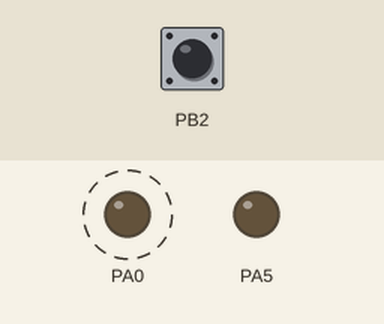
A program run on a simulated ATmega32, built with avr-gcc and emulated at 8 MHz. Parts: output pins drawn as LEDs (lit = HIGH). Dashed ring = blinking. The test bench sets the inputs (shaded band); at power-on: PB2 HIGH.

Above: at 1.2 s.
1.3 s: PB2 pulled LOW for 0.15 s
At 2.9 s:
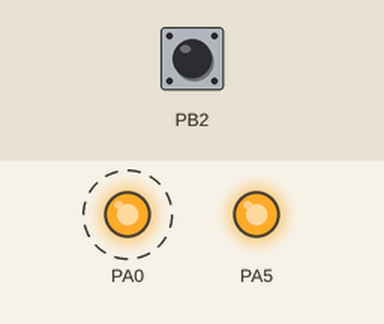
4.4 s: PB2 pulled LOW for 1 s
At 6.7 s:
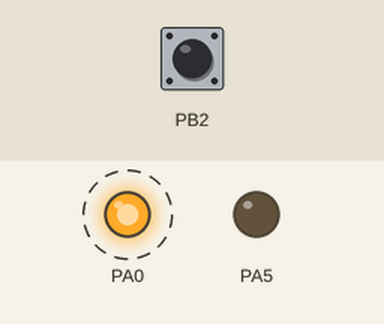
8.4 s: PB2 pulled LOW for 3.2 s
At 14.3 s:
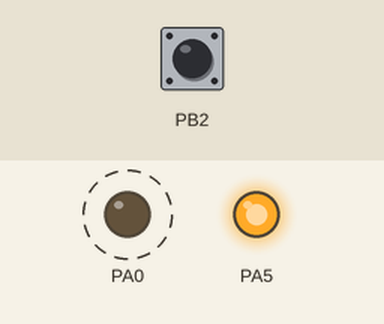
Timing chart, 0 to 20.6 s (numbered marks = the images above; inputs shaded):
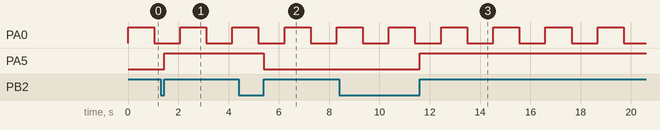

The program:

main.c
```c
/**
 * 1- EXTI0  and Try This App By Use EXTI0
 * @return
 */
#include <stdint.h>
#include <util/delay.h>
#include "../Inc/MCAL/DIO/DIO_Interface.h"
#include "../Inc/MCAL/GIE/GIE_Interface.h"
#include "../Inc/MCAL/EXTI/EXTI_Interface.h"
int main()
{
	/*Lab:
	 * 	Action1 : Led1 Toggel Every 1Sec
	 * 	Action2 : Led2 Toggel when Button Pressed
	 * 	Action1 And Action Must be Working together*/
	/*Action1-> working as Background */
	mDIO_ChangeDirectionForPin(GroupA,Pin0,DIO_Output);
	/*
	 * Action2:
	 * 	1- Led  GroupA ,Pin 5
	 * 	2- Btn  EXTI2*/
	mDIO_ChangeDirectionForPin(GroupA,Pin5,DIO_Output); // for Led 2
	// Btn EXTI2 -> PB2
	mDIO_ChangeDirectionForPin(GroupB,Pin2,DIO_Input);
	mDIO_WriteValueForPin(GroupB,Pin2,DIO_High);
	mEXTI2_Enable(EXTI_Rising);
	mGIE_Enable();
	while(1)
	{
		mDIO_WriteValueForPin(GroupA,Pin0,DIO_High);
		_delay_ms(1000);
		mDIO_WriteValueForPin(GroupA,Pin0,DIO_Low);
		_delay_ms(1000);
	}
	return 0 ;
}

void __vector_3(void) __attribute__((signal)); // ISR For EXTI2 ;
void __vector_3()
{
	static uint8_t Status = 0 ;
	if(Status==0)
	{
		Status=1;
		mDIO_WriteValueForPin(GroupA,Pin5,DIO_High);
	}
	else if (Status==1)
	{
		Status=0;
		mDIO_WriteValueForPin(GroupA,Pin5,DIO_Low);
	}
}

void __vector_1()
{
	// Action
}
void __vector_2()
{
	// Action
}
```

BitMath.h
```c
/*
 * BitMath.h
 *
 *  Created on: Jul 28, 2025
 *      Author: hesham
 */

#ifndef BITMATH_H_
#define BITMATH_H_

#define SetBit(Reg,No)    Reg|=(1<<No)  // Reg= Reg|(1<<No)
#define ClearBit(Reg,No)  Reg&=~(1<<No)
#define GetBit(Reg,No)    ((Reg>>No)&1)


#define NULL    (void *)0
#define NULLChar   '\0'

#endif /* BITMATH_H_ */
```

DIO_Interface.h
```c
/*
 * DIO_Interface.h
 *
 *  Created on: Jul 28, 2025
 *      Author: hesham
 */

#ifndef DIO_INTERFACE_H_
#define DIO_INTERFACE_H_

#include <stdint.h>

#define GroupA   1
#define GroupB   2
#define GroupC   3
#define GroupD   4

#define Pin0       0
#define Pin1       1
#define Pin2       2
#define Pin3       3
#define Pin4       4
#define Pin5       5
#define Pin6       6
#define Pin7       7


#define DIO_Input  0
#define DIO_Output 1

#define DIO_Low    0
#define DIO_High   1

void mDIO_ChangeDirectionForPin(uint8_t GroupName , uint8_t PinNumber , uint8_t DirectionState);
void mDIO_WriteValueForPin(uint8_t GroupName ,  uint8_t PinNumber , uint8_t OutputType);
uint8_t mDIO_ReadValueFromPin(uint8_t  GroupName, uint8_t PinNumber);


void mDIO_ChangeDirectionforGroup(uint8_t GroupName , uint8_t DirecationValue);
void mDIO_WriteValueForGroup(uint8_t GroupName ,  uint8_t OutputValue);
uint8_t mDIO_ReadValueFromGroup(uint8_t  GroupName);


#endif /* DIO_INTERFACE_H_ */
```

EXTI_Interface.h
```c
/*
 * EXTI_Interface.h
 *
 *  Created on: Jul 30, 2025
 *      Author: hesham
 */

#ifndef INC_MCAL_EXTI_EXTI_INTERFACE_H_
#define INC_MCAL_EXTI_EXTI_INTERFACE_H_

/*EXTI_Private.h*/
#define EXTI_LowLevel    0
#define EXTI_AnyChange   1
#define EXTI_Falling     2
#define EXTI_Rising      3
/*EXTI_Private.h -> Name OF SIE For Specific EXTI */
#define EXTI_ISC00       0
#define EXTI_ISC01       1
#define EXTI_ISC10       2
#define EXTI_ISC11       3

#define EXTI_ISC2         6

#define EXTI_INT1        7
#define EXTI_INT0        6
#define EXTI_INT2        5
/**
 * SensControl:
 * 	LowLevel  = 0
 * 	AnyChange = 1
 * 	Falling   = 2
 * 	Rising    = 3
 * 	 Sudo Code for mEXTI0_Enable (uint8_t SensControl)
 * 	 {
 * 	 	1- Check on the SensControl  Option
 * 	 		if SensControl == 0
 * 	 			Bit1  And Bit 0 in MCUCR Register must be zero
 * 	 		if SensControl == 1
 * 	 			Bit 1 in MCUCR Register must be Zero    And
 * 	 			Bit 0  in MCUCR Register must be One
 * 	 		if SensControl == 2
 * 	 			Bit 1 in MCUCR Register must be One    And
 * 	 			Bit 0  in MCUCR Register must be Zero
 * 	 		if SensControl == 3
 * 	 			Bit 1 in MCUCR Register must be One    And
 * 	 			Bit 0  in MCUCR Register must be One
 * 	 	2- Enable the SIE For EXTI0
 * 	 		Bit 6 in GICR Register Must be one
 * 	 }
 * 	 */
void mEXTI0_Enable(uint8_t SensControl);

void mEXTI1_Enable(uint8_t SensControl);
/**
 * SensControl:
 * 	1- Falling  = 2
 * 	2- Rising   = 3
 * 	Sudo Code for mEXTI0_Enable (uint8_t SensControl)
 * 	{
 * 		1- Check on SensControl
 * 			if SensControl == 2
 * 				Bit 6 in MCUCSR Register must be 0
 * 			if SensControl == 3
 * 				Bit 6 in MCUCSR Register must be 1
 * 		2- Enable the SIE For EXTI2
 * 			Bit 5 in GICR Resister  must be One
 * 	}
 */
void mEXTI2_Enable(uint8_t SensControl);
//ISR
void __vector_1(void) __attribute__((signal)); // ISR For EXTI0 ;
void __vector_2(void) __attribute__((signal)); // ISR For EXTI1 ;


#endif /* INC_MCAL_EXTI_EXTI_INTERFACE_H_ */
```

GIE_Interface.h
```c
/*
 * GIE_Interface.h
 *
 *  Created on: Jul 30, 2025
 *      Author: hesham
 */

#ifndef INC_MCAL_GIE_GIE_INTERFACE_H_
#define INC_MCAL_GIE_GIE_INTERFACE_H_

#include "../NTI_Atmega32Register.h"
#define GIE_Bit    7

void mGIE_Enable();
void mGIE_Disable();


#endif /* INC_MCAL_GIE_GIE_INTERFACE_H_ */
```

NTI_Atmega32Register.h
```c
/*
 * NTI_Atmega32Register.h
 *
 *  Created on: Jul 28, 2025
 *      Author: hesham
 */

#ifndef NTI_ATMEGA32REGISTER_H_
#define NTI_ATMEGA32REGISTER_H_
#include <stdint.h>

#define SREG_Reg 					*((volatile uint8_t *)0x5F)
/*EXTI*/
#define MCUCR_Reg 	*((volatile uint8_t *)0x55)
#define MCUCSR_Reg 	*((volatile uint8_t *)0x54)
#define GICR_Reg 	*((volatile uint8_t *)0x5B)
#define GIFR_Reg 	*((volatile uint8_t *)0x5A)


/*Direction DIO*/
#define DDRA_Reg *((volatile uint8_t*)0x3A)
#define DDRB_Reg *((volatile uint8_t*)0x37)
#define DDRC_Reg *((volatile uint8_t*)0x34)
#define DDRD_Reg *((volatile uint8_t*)0x31)

/*Output DIO*/
#define PORTA_Reg *((volatile uint8_t*)0x3B)
#define PORTB_Reg *((volatile uint8_t*)0x38)
#define PORTC_Reg *((volatile uint8_t*)0x35)
#define PORTD_Reg *((volatile uint8_t*)0x32)

/*Input DIO*/
#define PINA_Reg *((volatile uint8_t*)0x39)
#define PINB_Reg *((volatile uint8_t*)0x36)
#define PINC_Reg *((volatile uint8_t*)0x33)
#define PIND_Reg *((volatile uint8_t*)0x30)


//#define SPH_Reg 					*((volatile uint8_t *)0x5E)
//#define SPL_Reg 					*((volatile uint8_t *)0x5D)
//#define _Reg 						*((volatile uint8_t *)0x)
//#define _Reg 						*((volatile uint8_t *)0x)
//#define _Reg 						*((volatile uint8_t *)0x)
//#define _Reg 						*((volatile uint8_t *)0x)

//#define _Reg *((volatile uint8_t *)0x)
//#define OSCCAL_Reg *((volatile uint8_t *)0x51)
//#define OCDR_Reg *((volatile uint8_t *)0x51)
//#define _Reg *((volatile uint8_t *)0x)
//#define _Reg *((volatile uint8_t *)0x)
//#define _Reg *((volatile uint8_t *)0x)
//#define _Reg *((volatile uint8_t *)0x)
//#define _Reg *((volatile uint8_t *)0x)
//#define _Reg *((volatile uint8_t *)0x)
//#define _Reg *((volatile uint8_t *)0x)
//#define _Reg *((volatile uint8_t *)0x)
//#define _Reg *((volatile uint8_t *)0x)
//#define _Reg *((volatile uint8_t *)0x)
//#define _Reg *((volatile uint8_t *)0x)
//#define _Reg *((volatile uint8_t *)0x)
//#define _Reg *((volatile uint8_t *)0x)
//#define _Reg *((volatile uint8_t *)0x)
//#define _Reg *((volatile uint8_t *)0x)
//#define _Reg *((volatile uint8_t *)0x)
//#define _Reg *((volatile uint8_t *)0x)
//#define _Reg *((volatile uint8_t *)0x)
//#define _Reg *((volatile uint8_t *)0x)
//#define _Reg *((volatile uint8_t *)0x)
//#define _Reg *((volatile uint8_t *)0x)
//#define _Reg *((volatile uint8_t *)0x)
//#define _Reg *((volatile uint8_t *)0x)
//#define _Reg *((volatile uint8_t *)0x)
//#define _Reg *((volatile uint8_t *)0x)
//#define _Reg *((volatile uint8_t *)0x)
//#define _Reg *((volatile uint8_t *)0x)
//#define _Reg *((volatile uint8_t *)0x)
//#define _Reg *((volatile uint8_t *)0x)
//#define _Reg *((volatile uint8_t *)0x)
//#define _Reg *((volatile uint8_t *)0x)
//#define _Reg *((volatile uint8_t *)0x)
//
//
//
//
//
//


#endif /* NTI_ATMEGA32REGISTER_H_ */
```

DIO_Program.c
```c
/*
 * DIO_Program.c
 *
 *  Created on: Jul 28, 2025
 *      Author: hesham
 */


#include "../../../Inc/MCAL/DIO/DIO_Interface.h"
#include "../../../Inc/Common/BitMath.h"

#include "../../../Inc/MCAL/NTI_Atmega32Register.h"

void mDIO_ChangeDirectionForPin(uint8_t GroupName , uint8_t PinNumber , uint8_t DirectionState)
{
	if(PinNumber>= Pin0 && PinNumber <=Pin7)
	{
		if (DirectionState==DIO_Output)
		{
			switch(GroupName)
			{
			case GroupA: SetBit(DDRA_Reg,PinNumber);break;
			case GroupB: SetBit(DDRB_Reg,PinNumber);break;
			case GroupC: SetBit(DDRC_Reg,PinNumber);break;
			case GroupD: SetBit(DDRD_Reg,PinNumber);break;
			default :  // GroupName Outof Rang
				break;
			}
		}
		else if (DirectionState==DIO_Input)
		{
			switch(GroupName)
			{
			case GroupA: ClearBit(DDRA_Reg ,PinNumber);break;
			case GroupB: ClearBit(DDRB_Reg,PinNumber);break;
			case GroupC: ClearBit(DDRC_Reg,PinNumber);break;
			case GroupD: ClearBit(DDRD_Reg,PinNumber);break;
			default :  // GroupName Outof Rang
				break;
			}
		}
		else
		{
			//DirectionState NotVaild
		}
	}
	else
	{
		// Pin Number Outof Range
	}

}
void mDIO_WriteValueForPin(uint8_t GroupName ,  uint8_t PinNumber , uint8_t OutputType)
{
	//	Task2
	if(PinNumber>= Pin0 && PinNumber <=Pin7)
	{
		if (OutputType==DIO_Output)
		{
			switch(GroupName)
			{
			case GroupA: SetBit(PORTA_Reg,PinNumber);break;
			case GroupB: SetBit(PORTB_Reg,PinNumber);break;
			case GroupC: SetBit(PORTC_Reg,PinNumber);break;
			case GroupD: SetBit(PORTD_Reg,PinNumber);break;
			default :  // GroupName Outof Rang
				break;
			}
		}
		else if (OutputType==DIO_Input)
		{
			switch(GroupName)
			{
			case GroupA: ClearBit(PORTA_Reg ,PinNumber);break;
			case GroupB: ClearBit(PORTB_Reg,PinNumber);break;
			case GroupC: ClearBit(PORTC_Reg,PinNumber);break;
			case GroupD: ClearBit(PORTD_Reg,PinNumber);break;
			default :  // GroupName Outof Rang
				break;
			}
		}
		else
		{
			//DirectionState NotVaild
		}
	}
	else
	{
		// Pin Number Outof Range
	}
}
uint8_t mDIO_ReadValueFromPin(uint8_t  GroupName, uint8_t PinNumber)
{
	// Task3
	uint8_t InputValue ;
	if(PinNumber>= Pin0 && PinNumber <=Pin7)
	{
		switch(GroupName)
		{
		case GroupA:InputValue=GetBit(PINA_Reg ,PinNumber);break;
		case GroupB:InputValue=GetBit(PINB_Reg,PinNumber);break;
		case GroupC:InputValue=GetBit(PINC_Reg,PinNumber);break;
		case GroupD:InputValue=GetBit(PIND_Reg,PinNumber);break;
		default :  // GroupName Outof Rang
			break;
		}
	}
	return  InputValue;
}


void mDIO_ChangeDirectionforGroup(uint8_t GroupName , uint8_t DirecationValue)
{
	//Task 4 // DDR
	if(DirecationValue>=0x00 && DirecationValue<=0xFF)
	{
		switch(GroupName)
		{
		case GroupA: DDRA_Reg=DirecationValue;break;
		case GroupB: DDRB_Reg=DirecationValue;break;
		case GroupC: DDRC_Reg=DirecationValue;break;
		case GroupD: DDRD_Reg=DirecationValue;break;
		default: // GroupName Not Vaild
			break ;
		}
	}
	else
	{
		// Output value out of Range
	}


}
void mDIO_WriteValueForGroup(uint8_t GroupName ,  uint8_t OutputValue)
{
	if(OutputValue>=0x00 && OutputValue<=0xFF)
	{
		switch(GroupName)
		{
		case GroupA: PORTA_Reg=OutputValue;break;
		case GroupB: PORTB_Reg=OutputValue;break;
		case GroupC: PORTC_Reg=OutputValue;break;
		case GroupD: PORTD_Reg=OutputValue;break;
		default: // GroupName Not Vaild
			break ;
		}
	}
	else
	{
		// Output value out of Range
	}

}
uint8_t mDIO_ReadValueFromGroup(uint8_t  GroupName)
{
	// Task 5
	// Task3
	uint8_t InputValue ;
	switch(GroupName)
	{
	case GroupA:InputValue=PINA_Reg;break;
	case GroupB:InputValue=PINB_Reg;break;
	case GroupC:InputValue=PINC_Reg;break;
	case GroupD:InputValue=PIND_Reg;break;
	default :  // GroupName Outof Rang
		break;
	}
	return InputValue;

}
```

EXTI_Program.c
```c
/*
 * EXTI_Program.c
 *
 *  Created on: Jul 30, 2025
 *      Author: hesham
 */


#include "../../../Inc/MCAL/NTI_Atmega32Register.h"
#include "../../../Inc/MCAL/EXTI/EXTI_Interface.h"
#include "../../../Inc/Common/BitMath.h"


void mEXTI0_Enable(uint8_t SensControl)
{

}

void mEXTI1_Enable(uint8_t SensControl)
{

}

void mEXTI2_Enable(uint8_t SensControl)
{
//	 * 		1- Check on SensControl
//	 * 			if SensControl == 2
//	 * 				Bit 6 in MCUCSR Register must be 0
//	 * 			if SensControl == 3
//	 * 				Bit 6 in MCUCSR Register must be 1
//	 * 		2- Enable the SIE For EXTI2
//	 * 			Bit 5 in GICR Resister  must be One
	if(SensControl==EXTI_Falling)
	{
		ClearBit(MCUCSR_Reg,EXTI_ISC2);
	}
	else if (SensControl==EXTI_Rising)
	{
		SetBit(MCUCSR_Reg,EXTI_ISC2);
	}
	else
	{
		// Not Vaild Options
	}
	SetBit(GICR_Reg,EXTI_INT2);
}
```

GIE_Program.c
```c
/*
 * GIE_Program.c
 *
 *  Created on: Jul 30, 2025
 *      Author: hesham
 */


#include "../../../Inc/MCAL/GIE/GIE_Interface.h"
#include "../../../Inc/Common/BitMath.h"


void mGIE_Enable()
{
	SetBit(SREG_Reg,GIE_Bit);
}
void mGIE_Disable()
{
	ClearBit(SREG_Reg,GIE_Bit);
}
```

Measured:
- after the input at 1.3 s, PA5: LOW → HIGH after 0.15 s
- after the input at 4.4 s, PA5: HIGH → LOW after 1.0 s
- after the input at 8.4 s, PA5: LOW → HIGH after 3.2 s
- by itself, PA0: alternates HIGH for 1.0 s and LOW for 1.0 s
